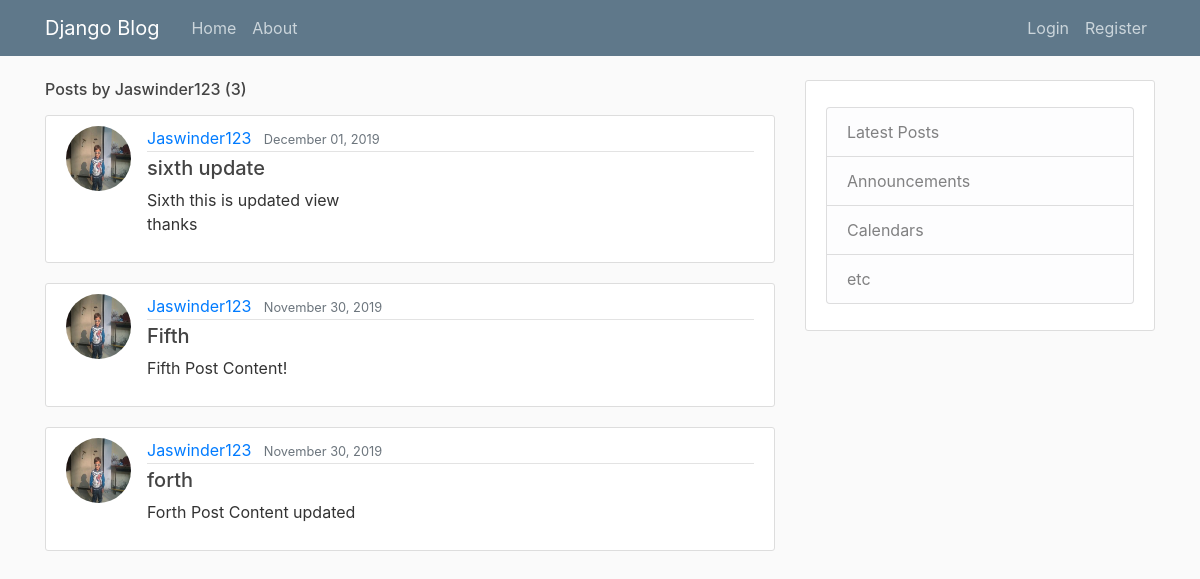
Page /user/Jaswinder123 on the committed database.
### util/models.py (models this page shows, shortened)
class Post(models.Model):
	title = models.CharField(max_length=100)
	content = models.TextField()
	date_posted = models.DateTimeField(default=timezone.now)
	author = models.ForeignKey(User, on_delete=models.CASCADE)

### users/models.py (models this page shows, shortened)
class Profile(models.Model):
    user = models.OneToOneField(User, on_delete=models.CASCADE)
    image = models.ImageField(default='default.jpg', upload_to='profile_pics')

### util/views.py (the view)
# urls.py: path('user/<str:username>', UserPostListView.as_view(), name='user-posts'),
class UserPostListView(ListView):
    model = Post
    template_name = 'util/user_posts.html'  # <app>/<model>_<viewtype>.html
    context_object_name = 'posts'
    paginate_by = 5
    def get_queryset(self):
        user = get_object_or_404(User, username=self.kwargs.get('username'))
        return Post.objects.filter(author=user).order_by('-date_posted')

### util/templates/util/user_posts.html (shortened to what this page needs)
{% extends "util/base.html" %}
{% block content %}
<h6 class="mb-3">Posts by {{ view.kwargs.username }} ({{ page_obj.paginator.count }})</h6>
    {% for post in posts %}
        <article class="media content-section">
        <img class="rounded-circle article-img" src="{{ post.author.profile.image.url }}">
          <div class="media-body">
            <div class="article-metadata">
              <a class="mr-2" href="{% url 'user-posts' post.author %}">{{ post.author }}</a>
              <small class="text-muted">{{ post.date_posted|date:"F d, Y" }}</small>
            </div>
            <h5><a class="article-title" href="{%url 'post-detail' post.id %}">{{ post.title }}</a></h5>
            <p class="article-content">{{ post.content }}</p>
          </div>
        </article>
    {% endfor %}
{% endblock content %}

### util/static/css/main.css (style rules this page uses)
body { background: #fafafa; color: #333333; margin-top: 5rem; }
h1, h2, h3, h4, h5, h6 { color: #444444; }
.content-section { background: #ffffff; padding: 10px 20px; border: 1px solid #dddddd; border-radius: 3px; margin-bottom: 20px; }
.article-title { color: #444444; }
.article-content { white-space: pre-line; }
.article-img { height: 65px; width: 65px; margin-right: 16px; }
.article-metadata { padding-bottom: 1px; margin-bottom: 4px; border-bottom: 1px solid #e3e3e3 }

### rows in the picture
Post: author.profile.image (picture), author "Jaswinder123", date_posted "December 01, 2019", title "sixth update", content "Sixth this is updated view thanks"
Post: author.profile.image (picture), author "Jaswinder123", date_posted "November 30, 2019", title "Fifth", content "Fifth Post Content!"
Post: author.profile.image (picture), author "Jaswinder123", date_posted "November 30, 2019", title "forth", content "Forth Post Content updated"

### other values in the picture
{{ view.kwargs.username }} "Jaswinder123"
{{ page_obj.paginator.count }} "3"
